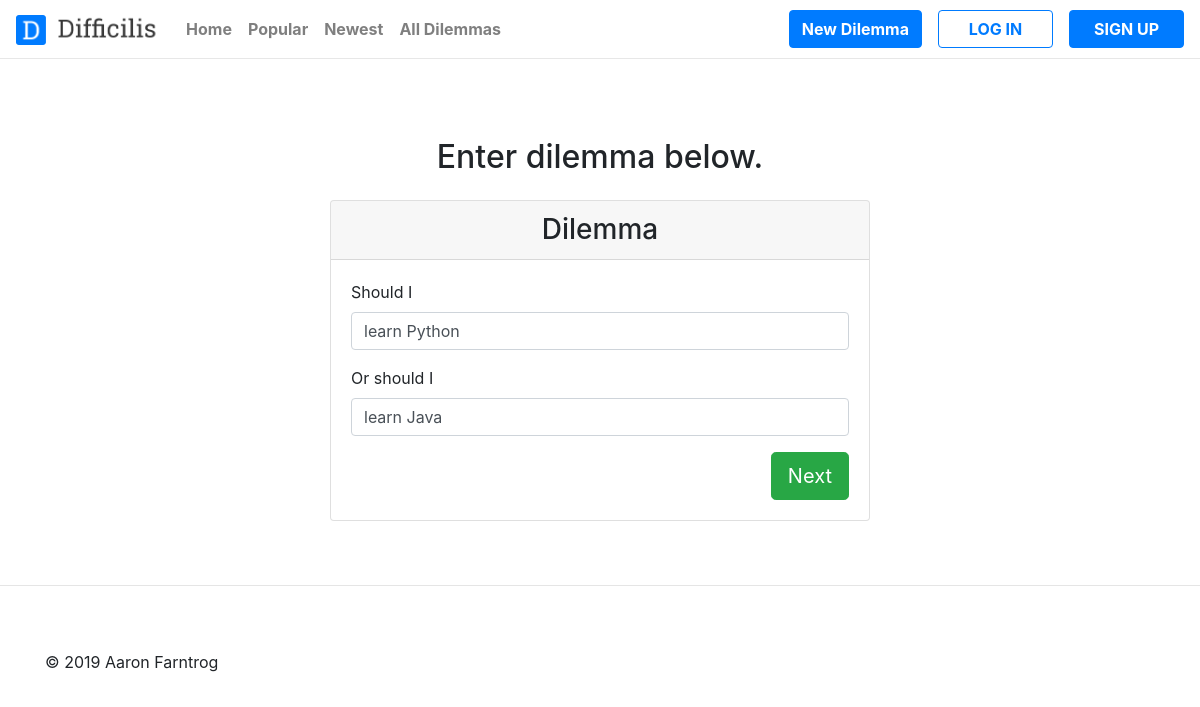
Page /dilemma/27/ on the committed database.
### easydilemma/models.py (models this page shows)
class DilemmaPartOne(models.Model):
    dilemma_part_one = models.CharField(max_length=500)
    def __str__(self):
        return self.dilemma_part_one[:50]

class DilemmaPartTwo(models.Model):
    dilemma_part_two = models.CharField(max_length=500)
    def __str__(self):
        return self.dilemma_part_two[:50]

### easydilemma/views.py (the view)
# urls.py: path('dilemma/<int:dilemma_id>/', views.edit_dilemma, name="edit_dilemma"),
def edit_dilemma(request, dilemma_id):
    dilemma =  get_object_or_404(Dilemma, pk=dilemma_id)
    dilemma_part_1 = get_object_or_404(DilemmaPartOne, pk=dilemma_id)
    dilemma_part_2 = get_object_or_404(DilemmaPartTwo, pk=dilemma_id)
    form = DilemmaForm(initial={'dilemma_part_one' : dilemma.dilemma_part_one, 'dilemma_part_two' : dilemma.dilemma_part_two})
    context = {
        "form": form,
        "dilemma": dilemma,
    }
    return render(request, 'easydilemma/edit_dilemma.html', context)

### easydilemma/forms.py
class DilemmaForm(forms.Form):
    dilemma_part_one = forms.CharField(label='Should I', widget=forms.TextInput(attrs={'placeholder': 'Vote Democratic...'}))
    dilemma_part_two = forms.CharField(label='Or should I',widget=forms.TextInput(attrs={'placeholder': 'Vote Republican...'}))

### easydilemma/templates/easydilemma/edit_dilemma.html (shortened to what this page needs)
<!DOCTYPE html>
<html lang="en">
<head>
    {% load static %}
    {% load crispy_forms_tags %}
    <link rel="stylesheet" href="https://maxcdn.bootstrapcdn.com/bootstrap/4.0.0/css/bootstrap.min.css">
    <link rel="stylesheet" href="../../static/easydilemma/css/main.css">
    <link rel="stylesheet" href="https://use.fontawesome.com/releases/v5.8.1/css/all.css">
</head>
<body>
    <header class="header">
        <nav class="navbar navbar-expand-lg fixed-top shadow navbar-light bg-white">
                <div class="d-flex">
                    <a class="navbar-brand grow" href="{% url 'easydilemma:index' %}"><img src="{% static 'easydilemma/images/Logo.png' %}" id="logo" style="max-height: 30px; max-width: 150px;;"  alt="Difficilis"></a>
                </div>
            <div class="collapse navbar-collapse" id="navbarCollapse">
                <ul class="navbar-nav">
                <li class="nav-item" ><a  href="{% url 'easydilemma:index' %}" class="nav-link font-weight-bold">Home</a></li>
                <li class="nav-item "><a  href="{% url 'easydilemma:all_dilemmas' %}" class="nav-link font-weight-bold">Popular</a></li>
                <li class="nav-item"><a  href="{% url 'easydilemma:all_dilemmas' %}" class="nav-link font-weight-bold">Newest</a></li>
                <li class="nav-item"><a  href="{% url 'easydilemma:all_dilemmas' %}" class="nav-link font-weight-bold">All Dilemmas</a></li>
                </ul>
                <ul class="navbar-nav ml-auto">
                    {% if user.is_authenticated %}
                        <li class="nav-item ml-lg-3 "><a  href="{% url 'easydilemma:dilemma' %}" class="btn btn-primary "><strong>New Dilemma</strong></a></li>
                        <li class="nav-item ml-lg-3 "><a  href="{% url 'users:logout' %}" class="btn btn-outline-primary navbar_btn"><strong>Log Out</strong></a></li>
                    {% else %}
                        <li class="nav-item ml-lg-3 "><a  href="{% url 'easydilemma:dilemma' %}" class="btn btn-primary"><strong>New Dilemma</strong></a></li>
                        <li class="nav-item ml-lg-3 "><a  href="{% url 'users:login' %}" class="btn btn-outline-primary navbar_btn" ><strong>LOG IN</strong></a></li>
                        <li class="nav-item ml-lg-3 "><a  href="{% url 'users:register' %}" class="btn btn-primary navbar_btn"><strong>SIGN UP</strong></a></li>
                    {% endif %}
                </ul>
            </div>
        </nav>
    </header>
    <div class="container py-5">
        <div class="row">
            <div class="col-md-12">
                <h2 class="text-center text-black mb-4">Enter dilemma below.</h2>
                <div class="row">
                    <div class="col-md-6 mx-auto">
                        <div class="card rounded-1">
                            <div class="card-header">
                                <h3 class="mb-0 text-center">Dilemma</h3>
                            </div>
                            <div class="card-body">
                                <form  role="form" name="dilemma-form" id="dilemma-form" autocomplete="off" method="POST" action="{% url 'easydilemma:handle_revised_dilemma' dilemma.id %}" nonvalidate> {% csrf_token %}
                                    <div class="form-group">
                                        {{ form|crispy }}
                                    </div>
                                    <button type="submit" class="btn btn-success btn-lg float-right" id="dilemma_form_submit">Next</button>
                                </form>
                            </div>
                        </div>
                    </div>
                </div>
            </div>
        </div>
    </div>
    <hr>
    <footer class="container pt-5">
        <div class="float-right"><a href="#" id="back-to-top"></a></div>
        <p>&copy; 2019 Aaron Farntrog</p>
    </footer>
</body>
</html>

### easydilemma/static/easydilemma/css/main.css (style rules this page uses)
.navbar_btn { width: 115px; }
.navbar { border-bottom:1px solid #e7e7e7; }
body { padding-top:90px; }
#back-to-top { background-image: url("https://img.icons8.com/ios/30/000000/circled-up-2.png"); display: block; width: 30px; height: 30px; }

### rows in the picture
DilemmaPartOne: dilemma_part_one "learn Python"
DilemmaPartTwo: dilemma_part_two "learn Java"
